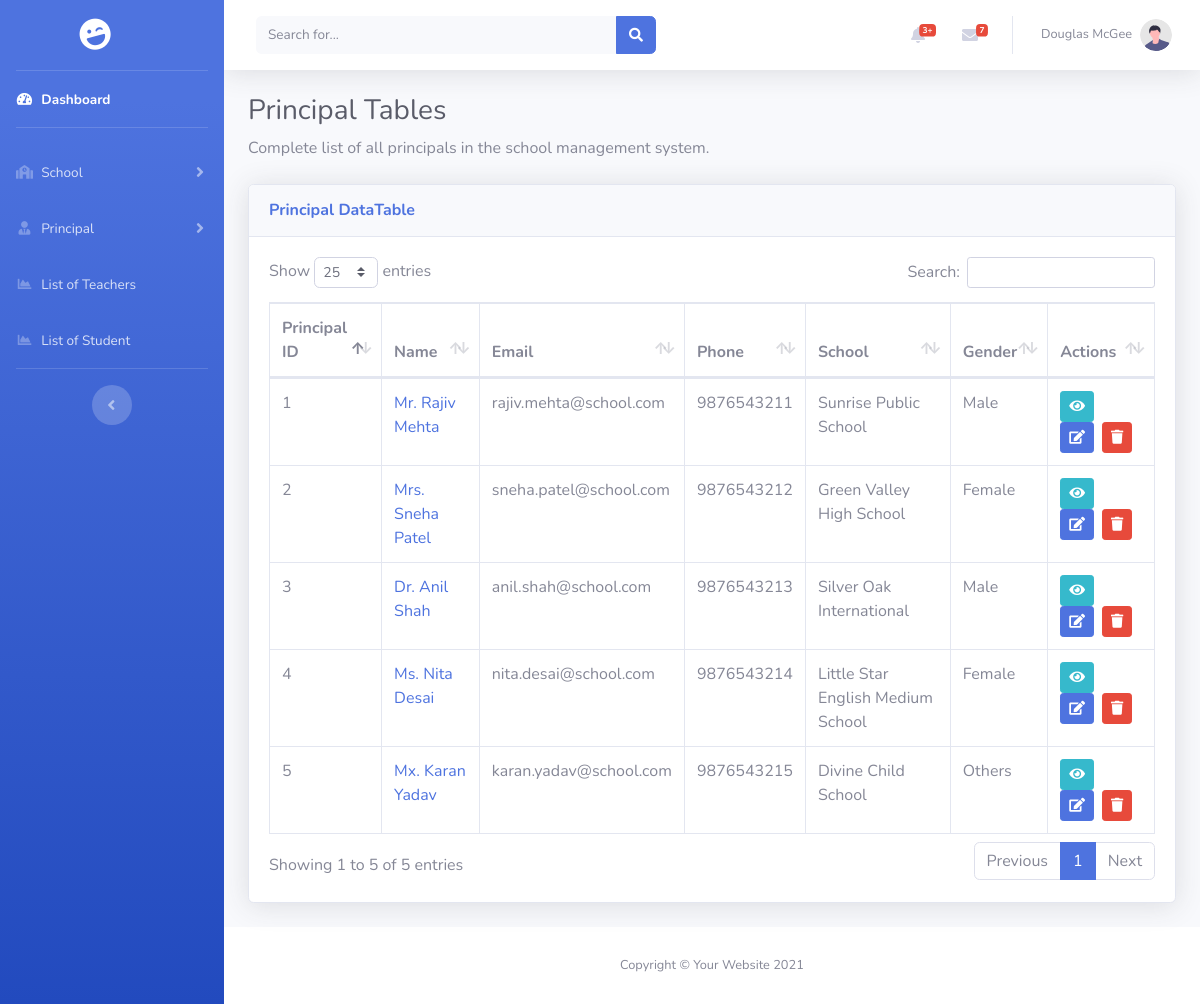
Page /pages/principal/principal_list.php (signed in) on the committed database.
### tables this page shows
CREATE TABLE `principal` (
  `id` int(11) NOT NULL,
  `principal_image` varchar(255) DEFAULT NULL,
  `school_id` int(11) DEFAULT NULL,
  `principal_name` varchar(50) DEFAULT NULL,
  `email` varchar(50) NOT NULL,
  `password` varchar(255) NOT NULL,
  `phone` varchar(10) DEFAULT NULL,
  `principal_dob` date DEFAULT NULL,
  `gender` enum('Male','Female','Others') NOT NULL,
  `blood_group` enum('A+','A-','B+','B-','AB+','AB-','O+','O-') NOT NULL,
  `address` text DEFAULT NULL,
  `qualification` varchar(50) DEFAULT NULL,
  `salary` decimal(10,2) DEFAULT NULL
);

CREATE TABLE `school` (
  `id` int(11) NOT NULL,
  `school_name` varchar(100) DEFAULT NULL,
  `email` varchar(50) DEFAULT NULL,
  `phone` varchar(10) DEFAULT NULL,
  `address` text DEFAULT NULL
);

### pages/principal/principal_list.php (the view, shortened to what this page needs)
<?php
include_once "../../includes/connect.php";
$query = "SELECT p.id, p.principal_name, p.email, p.phone, p.principal_dob,
                p.gender, p.blood_group, p.address, p.qualification, p.salary,
                sc.school_name
        FROM principal p
        LEFT JOIN school sc ON p.school_id = sc.id
        ORDER BY p.id ASC";
$result = mysqli_query($conn, $query);
?>
<!DOCTYPE html>
<html lang="en">
<head>
    <link href="../../assets/vendor/fontawesome-free/css/all.min.css" rel="stylesheet" type="text/css">
    <link href="../../assets/css/sb-admin-2.min.css" rel="stylesheet">
    <link href="../../assets/vendor/datatables/dataTables.bootstrap4.min.css" rel="stylesheet">
</head>
<body id="page-top">
    <div id="wrapper">
        <?php include_once '../../includes/sidebar/BMC_sidebar.php'; ?>
        <div id="content-wrapper" class="d-flex flex-column">
            <div id="content">
                <?php include_once '../../includes/header/BMC_header.php'; ?>
                <div class="container-fluid">
                    <h1 class="h3 mb-2 text-gray-800">Principal Tables</h1>
                    <p class="mb-4">Complete list of all principals in the school management system.
                    </p>
                    <div class="card shadow mb-4">
                        <div class="card-header py-3">
                            <h6 class="m-0 font-weight-bold text-primary">Principal DataTable</h6>
                        </div>
                        <div class="card-body">
                            <div class="table-responsive">
                                <table class="table table-bordered" id="dataTable" width="100%" cellspacing="0">
                                    <thead>
                                        <tr>
                                            <th>Principal ID</th>
                                            <th>Name</th>
                                            <th>Email</th>
                                            <th>Phone</th>
                                            <th>School</th>
                                            <th>Gender</th>
                                            <th>Actions</th>
                                        </tr>
                                    </thead>
                                    <tbody>
                                        <?php
                                        if ($result && mysqli_num_rows($result) > 0) {
                                            while ($row = mysqli_fetch_assoc($result)) {
                                                echo "<tr>";
                                                echo "<td>" . htmlspecialchars($row['id']) . "</td>";
                                                echo "<td>";
                                                echo "<a href='view.php?id=" . $row['id'] . "' class='text-decoration-none'>";
                                                echo htmlspecialchars($row['principal_name'] ?? 'N/A');
                                                echo "</a>";
                                                echo "</td>";
                                                echo "<td>" . htmlspecialchars($row['email'] ?? 'N/A') . "</td>";
                                                echo "<td>" . htmlspecialchars($row['phone'] ?? 'N/A') . "</td>";
                                                echo "<td>" . htmlspecialchars($row['school_name'] ?? 'N/A') . "</td>";
                                                echo "<td>" . htmlspecialchars(ucfirst($row['gender'] ?? 'N/A')) . "</td>";
                                                echo "<td>";
                                                echo "<a href='view.php?id=" . $row['id'] . "' class='btn btn-info btn-sm mr-2'>";
                                                echo "<i class='fas fa-eye'></i>";
                                                echo "</a>";
                                                echo "<a href='edit.php?id=" . $row['id'] . "' class='btn btn-primary btn-sm mr-2'>";
                                                echo "<i class='fas fa-edit'></i>";
                                                echo "</a>";
                                                echo "<button class='btn btn-danger btn-sm' onclick='confirmDelete(" . $row['id'] . ")'>";
                                                echo "<i class='fas fa-trash'></i>";
                                                echo "</button>";
                                                echo "</td>";
                                                echo "</tr>";
                                            }
                                        } else {
                                            echo "<tr><td colspan='7' class='text-center'>No principals found</td></tr>";
                                        }
                                        ?>
                                    </tbody>
                                </table>
                            </div>
                        </div>
                    </div>
                </div>
            </div>
            <?php include_once '../../includes/footer/BMC_footer.php'; ?>
        </div>
    </div>
</body>
</html>

### rows in the picture
principal: id "1", principal_name "Mr. Rajiv Mehta", email "rajiv.mehta@school.com", phone "9876543211", school.school_name "Sunrise Public School", gender "Male"
principal: id "2", principal_name "Mrs. Sneha Patel", email "sneha.patel@school.com", phone "9876543212", school.school_name "Green Valley High School", gender "Female"
principal: id "3", principal_name "Dr. Anil Shah", email "anil.shah@school.com", phone "9876543213", school.school_name "Silver Oak International", gender "Male"
principal: id "4", principal_name "Ms. Nita Desai", email "nita.desai@school.com", phone "9876543214", school.school_name "Little Star English Medium School", gender "Female"
principal: id "5", principal_name "Mx. Karan Yadav", email "karan.yadav@school.com", phone "9876543215", school.school_name "Divine Child School", gender "Others"
